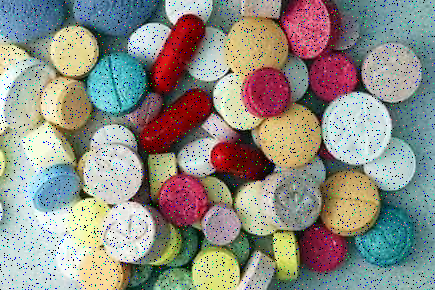
#> input picture Image_files/cas_1.png, 435 x 290 px
$ python Exercice2.py
#> lines starting #> are read from the running program, lines starting #| are printed output that depends on the picture
#%%
import cv2
import numpy as np
import matplotlib.pyplot as plt

plt.figure(figsize=(15,8))
plt.suptitle("Exercice 2 - Traitements sur 3 cas avec problèmes de bruit et/ou de constraste", weight='bold')

# ------------- Cas 1 -------------
cas1 = cv2.imread("./Image_files/cas_1.png")
#> cas1 is the input picture: shape (290, 435, 3); mean B, G, R 133.1, 142, 143.1
cas1 = cv2.cvtColor(cas1, cv2.COLOR_BGR2RGB)

cas1_double = cas1.astype(float) / 255.0

# Image originale
plt.subplot(3,4,1)
plt.imshow(cas1_double)
plt.title("Cas 1")
plt.axis("off")

# On identifie un bruit poivre et sel --> filtre médian efficace
# Application du filtre médian (Valeur : 3, 5, 7,...)
cas_1_median = cv2.medianBlur(cas1, 5)
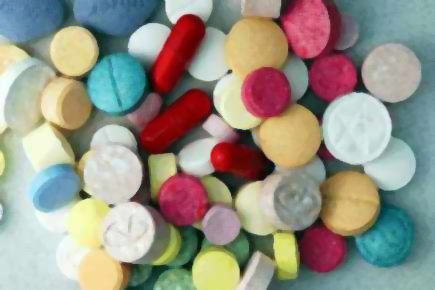
#> cas_1_median: shape (290, 435, 3); mean R, G, B 150.2, 146.4, 134.6
plt.subplot(3,4,5)
plt.imshow(cas_1_median)
plt.title("Filtre médian")
plt.axis("off")

# Création du noyau pour réhausser les contours
kernel_sharpening = np.array([[-1, -1, -1],
                              [-1,  9, -1],
                              [-1, -1, -1]])

# Application du filtre réhausseur de contours
cas_1_sharp = cv2.filter2D(cas_1_median, -1, kernel_sharpening)
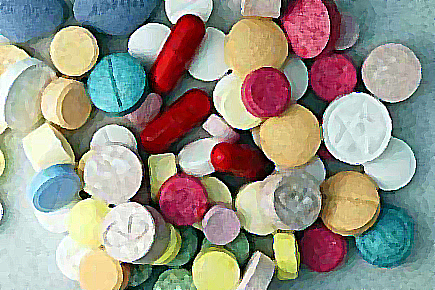
#> cas_1_sharp: shape (290, 435, 3); mean R, G, B 150.3, 146.6, 135.3

plt.subplot(3,4,9)
plt.imshow(cas_1_sharp)
plt.title("Filtre réhausseur de contours")
plt.axis("off")

# ------------- Cas 2 -------------
cas2 = cv2.imread("./Image_files/cas_2.png")
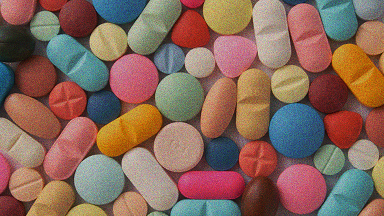
#> input picture Image_files/cas_2.png, 384 x 216 px
#> cas2 is the input picture: shape (216, 384, 3); mean B, G, R 91, 103.8, 135.9
cas2 = cv2.cvtColor(cas2, cv2.COLOR_BGR2RGB)

cas2_double = cas2.astype(float) / 255.0

plt.subplot(3,4,2)
plt.imshow(cas2_double)
plt.title("Cas 2")
plt.axis("off")

# On identifie un bruit gaussien --> filtre gaussien efficace
cas2_gaussian = cv2.GaussianBlur(cas2, (5,5), 0)
plt.subplot(3,4,6)
plt.imshow(cas2_gaussian)
plt.title("Filtre Gaussien")
plt.axis("off")

# On test aussi le filtre bilatéral qui fait la même chose que le
# gaussien mais en prenant en compte les contours pour moins déformer
cas2_bilateral = cv2.bilateralFilter(cas2, 9, 75, 75)
plt.subplot(3,4,10)
plt.imshow(cas2_bilateral)
plt.title("Filtre bilatéral (Gaussien + préservation des bords)")
plt.axis("off")

# ------------- Cas 3 -------------
cas3 = cv2.imread("./Image_files/cas_3.png")
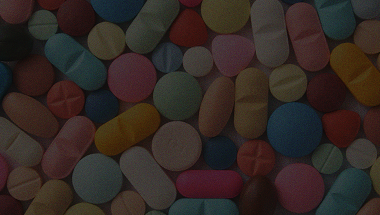
#> input picture Image_files/cas_3.png, 380 x 215 px
#> cas3 is the input picture: shape (215, 380, 3); mean B, G, R 36, 40.2, 50.6
cas3 = cv2.cvtColor(cas3, cv2.COLOR_BGR2RGB)

# Normalisation en flottant (0.0 - 1.0)
cas3_double = cas3.astype(float) / 255.0

# Image originale
plt.subplot(3,4,3)
plt.imshow(cas3_double)
plt.title("Cas 3")
plt.axis("off")

hist_vals, bins = np.histogram(cas3_double.ravel(), bins=256, range=(0,1))
#> hist_vals = 256 values, max 5826 at index 54, min 0 at index 0, mean 957.4; bins = 257 values from 0 to 1
plt.subplot(3,4,7)
plt.plot(hist_vals)
plt.title("Histogramme - cas 3")

# On remarque que l'image n'est pas assez constrastée sur l'histogramme
# On normalise son histogramme pour réhausser le contraste
cas3_normal = cv2.normalize(cas3, None, alpha=0, beta=255, norm_type=cv2.NORM_MINMAX)
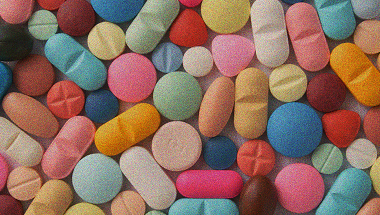
#> cas3_normal: shape (215, 380, 3); mean R, G, B 142.2, 108.9, 95.6
plt.subplot(3,4,4)
plt.imshow(cas3_normal)
plt.title("Cas 3 - Normalisée")
plt.axis("off")

# Normalisation en flottant (0.0 - 1.0)
cas3_normal_double = cas3_normal.astype(float) / 255.0

# Histogramme normalisé
hist_vals, bins = np.histogram(cas3_normal_double.ravel(), bins=256, range=(0,1))
#> hist_vals = 256 values, max 5826 at index 153, min 0 at index 1, mean 957.4
plt.subplot(3,4,8)
plt.plot(hist_vals)
plt.title("Histogramme - cas 3 normalisé")

# On observe le même bruit gaussien que le cas 2 donc on applique un filtre bilatéral
cas3_normal_bilateral = cv2.bilateralFilter(cas3_normal, 9, 75, 75)
plt.subplot(3,4,11)
plt.imshow(cas3_normal_bilateral)
plt.title("Cas 3 - Normalisée puis filtre bilatéral")
plt.axis("off")

# Même chose mais on filtre avant de normaliser
cas3_bilateral = cv2.bilateralFilter(cas3, 9, 75, 75)
cas3_bilateral_normal = cv2.normalize(cas3_bilateral, None, alpha=0, beta=255, norm_type=cv2.NORM_MINMAX)
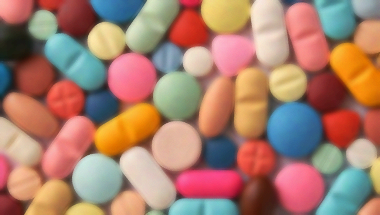
#> cas3_bilateral_normal: shape (215, 380, 3); mean R, G, B 168.6, 126.3, 109.4
plt.subplot(3,4,12)
plt.imshow(cas3_bilateral_normal)
plt.title("Cas 3 - Filtre bilatéral puis normalisée")
plt.axis("off")

# Enregistrement des images
plt.imsave(f"Res_Ex2/01_originale_cas1.png", cas1_double, cmap="gray")
plt.imsave(f"Res_Ex2/02_filre_median_cas1.png", cas_1_median, cmap="gray")
plt.imsave(f"Res_Ex2/03_contour_durcis_cas2.png", cas_1_sharp, cmap="gray")

plt.imsave(f"Res_Ex2/04_originale_cas2.png", cas2_double, cmap="gray")
plt.imsave(f"Res_Ex2/05_filtre_gaussien_cas2.png", cas2_gaussian, cmap="gray")
plt.imsave(f"Res_Ex2/06_filtre_bilatéral_cas2.png", cas2_bilateral, cmap="gray")

plt.imsave(f"Res_Ex2/07_originale_cas3.png", cas3_double, cmap="gray")
plt.imsave(f"Res_Ex2/08_normalisation_cas3.png", cas3_normal, cmap="gray")
plt.imsave(f"Res_Ex2/09_normalisation_bilateral_cas3.png", cas3_normal_bilateral, cmap="gray")
plt.imsave(f"Res_Ex2/10_bilateral_normalisation_cas3.png", cas3_bilateral_normal, cmap="gray")

plt.tight_layout(rect=[0, 0.03, 1, 0.95]) # Organisation de la fenêtre
plt.show()
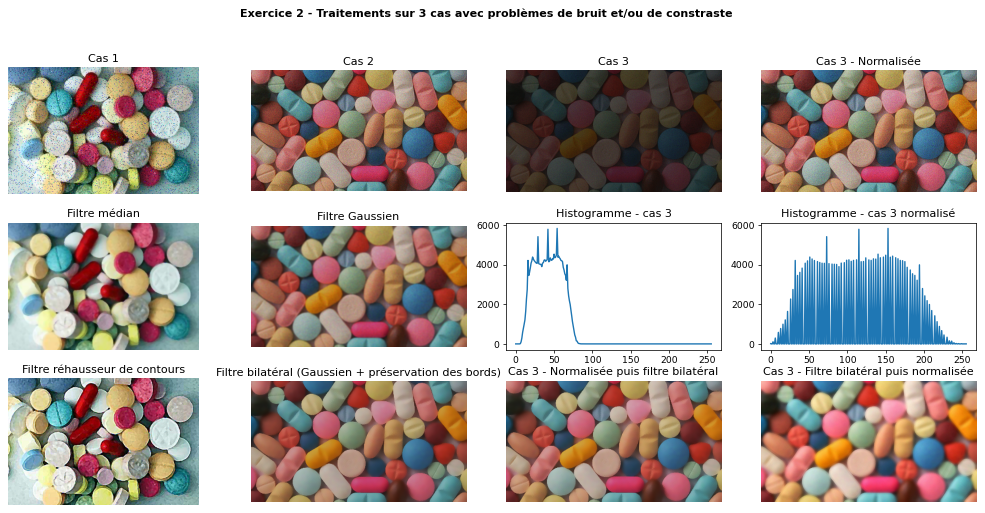
#> figure drawn by matplotlib, 12 panels; panel 8: curve peaks at x = 54, y = 5826; panel 10: curve peaks at x = 153, y = 5826
